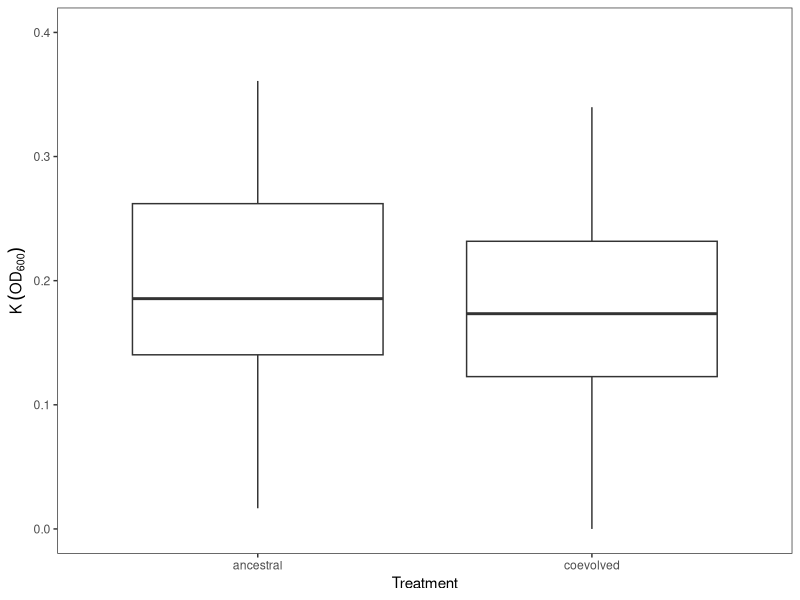

This figure's R source:
## Code analysis K taxon level Extended data Fig 1 and table 1
library(ggplot2)

## Results obtained applying logistic fit to each growth curve at taxon level as Garcia et al PNAS 2018
MatrizSps <- read.csv("./data/LogisticSps_K.csv" , sep = ",",header = TRUE)

##########################
 ## single model test ####
##########################

modK <- lm(K~TreatmentID, data = MatrizSps)
summary(modK)
anova(modK)
## Analysis of Variance Table

## Response: K
##             Df  Sum Sq   Mean Sq F value Pr(>F)
## TreatmentID  1 0.00377 0.0037704  0.3297 0.5681
## Residuals   58 0.66336 0.0114373               

aa <- strsplit(as.vector(MatrizSps$Treatment), "_")
MatrizSps$Sps <- sapply(aa,"[",1)

MatrizSps$TreatmentID <- factor(MatrizSps$TreatmentID, levels = c('NE','E'))

a <- qplot(TreatmentID, K, data = MatrizSps, 
      geom= "boxplot")+
     ## annotate("text", label = c("a"), y = 0.4, x = 0.6, size = 8)+ 
    scale_x_discrete(labels = c('ancestral', 'coevolved')) +
    theme_bw()+
    theme(strip.background = element_blank(), strip.text.x = element_blank(),panel.grid.minor = element_blank(),panel.grid.major = element_blank()) +
    xlab("Treatment")+
    ylab(expression(K~(OD[600]))) + ylim(0,0.4)

ggsave("./plots/FigS1_sp_K.pdf" , a, width = 7, height = 6)

